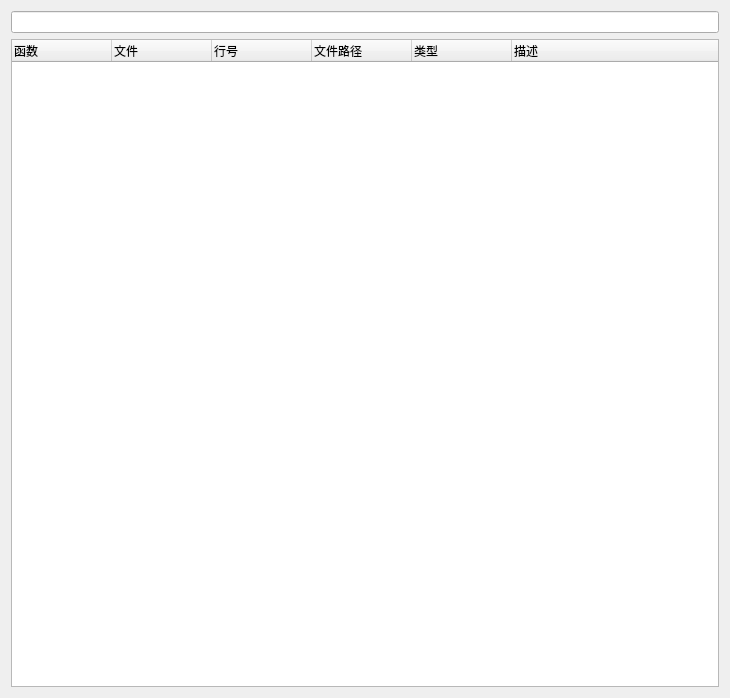
<?xml version="1.0" encoding="UTF-8"?>
<ui version="4.0">
 <class>SeerFunctionBrowserWidgetForm</class>
 <widget class="QWidget" name="SeerFunctionBrowserWidgetForm">
  <property name="geometry">
   <rect>
    <x>0</x>
    <y>0</y>
    <width>730</width>
    <height>698</height>
   </rect>
  </property>
  <property name="windowTitle">
   <string>Function Browser</string>
  </property>
  <layout class="QGridLayout" name="gridLayout">
   <item row="1" column="0" colspan="2">
    <widget class="QTreeWidget" name="functionTreeWidget">
     <property name="columnCount">
      <number>6</number>
     </property>
     <column>
      <property name="text">
       <string>函数</string>
      </property>
     </column>
     <column>
      <property name="text">
       <string>文件</string>
      </property>
     </column>
     <column>
      <property name="text">
       <string>行号</string>
      </property>
     </column>
     <column>
      <property name="text">
       <string>文件路径</string>
      </property>
     </column>
     <column>
      <property name="text">
       <string>类型</string>
      </property>
     </column>
     <column>
      <property name="text">
       <string>描述</string>
      </property>
     </column>
    </widget>
   </item>
   <item row="0" column="0" colspan="2">
    <widget class="QLineEdit" name="functionSearchLineEdit">
     <property name="toolTip">
      <string>Search in the list of functions. &quot;*&quot; is allowed.</string>
     </property>
     <property name="statusTip">
      <string/>
     </property>
    </widget>
   </item>
  </layout>
 </widget>
 <resources/>
 <connections/>
</ui>
